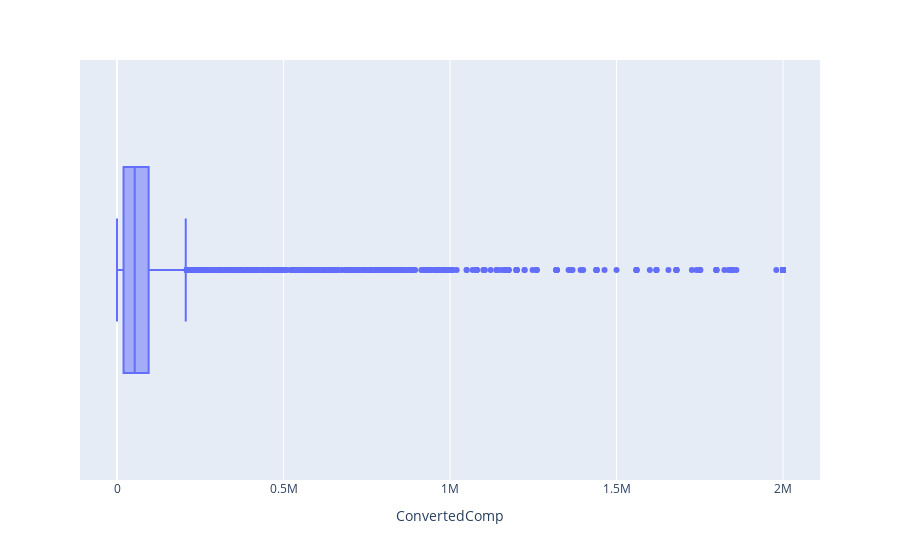

Notebook source saved alongside this figure:
### Markdown cell above
Find out if outliers exist in the column `ConvertedComp` using a box plot?

### Code cell
# your code goes here
fig = px.box(df, x="ConvertedComp") 
fig.show()

### Figure 1 — Plotly figure (JSON) as saved in the notebook; plotly's stock layout.template omitted (floating-point values rounded to 4 significant figures; data arrays with more than 128 entries replaced by an {"elided": "..."} marker saying what was removed)
{"data": [{"alignmentgroup": "True", "hovertemplate": "ConvertedComp=%{x}<extra></extra>", "legendgroup": "", "marker": {"color": "#636efa"}, "name": "", "notched": false, "offsetgroup": "", "orientation": "h", "showlegend": false, "type": "box", "x": {"elided": "11398 int values"}, "x0": " ", "xaxis": "x", "y0": " ", "yaxis": "y"}], "layout": {"boxmode": "group", "legend": {"tracegroupgap": 0}, "margin": {"t": 60}, "xaxis": {"anchor": "y", "domain": [0, 1], "title": {"text": "ConvertedComp"}}, "yaxis": {"anchor": "x", "domain": [0, 1]}}}
